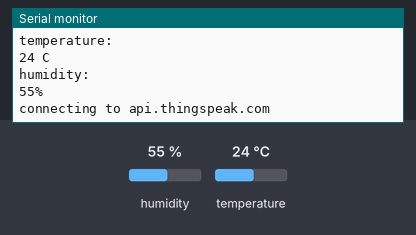
Bench run of a sketch on a simulated ESP8266 (NodeMCU). Parts: the last lines printed to the serial monitor. The test bench sets the inputs (shaded band); at power-on: humidity 55 %, temperature 24 °C. WiFi joins after 1.5 s; servers stay silent unless stated.

Above: at 2.7 s.
2.8 s: humidity set to 22 %
At 3.05 s:
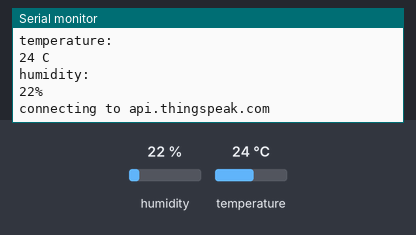
4.3 s: temperature set to 12 °C
5.8 s: humidity set to 40 %
At 5.99 s:
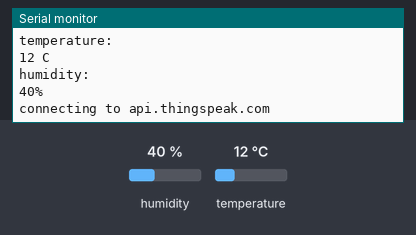
Timing chart, 0 to 8.8 s (numbered marks = the images above; inputs shaded):
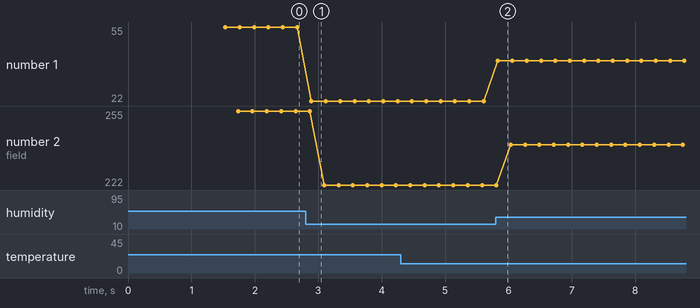

Measured:
- after the input at 2.8 s, the serial monitor: prints a new line after 0.09 s (image 1)
- after the input at 5.8 s, the serial monitor: prints a new line at once (image 2)
- plotted number 1: 55 → 22 after the input at 2.8 s, 22 → 40 after the input at 5.8 s
- plotted number 2: 255 → 222 after the input at 2.8 s, 222 → 240 after the input at 5.8 s

The sketch:

thingspeak_temp_graphical_pres.ino
```cpp
#include <SimpleDHT.h>
#include <ESP8266WiFi.h>
//#include <ArduinoJson.h>

const char* ssid     = "OS3-AP3";
const char* password = "Udt@Punj@b";
String apikey="TILFOHQLNHIHH7YQ";
const char* host = "api.thingspeak.com";
int pinDHT11 = 2;
SimpleDHT11 dht11;

void setup() {
  Serial.begin(115200);
  delay(10);

  // We start by connecting to a WiFi network
  Serial.println();
  Serial.println();
  Serial.print("Connecting to ");
  Serial.println(ssid);

  WiFi.begin(ssid, password);

  while (WiFi.status() != WL_CONNECTED) {
    delay(500);
    Serial.print(".");
  }
  Serial.println("");
  Serial.println("WiFi connected");
  Serial.println("IP address: ");
  Serial.println(WiFi.localIP());
}
void loop() {
  byte temperature = 0;
  byte humidity = 0;
  if (dht11.read(pinDHT11, &temperature, &humidity, NULL))
  { Serial.print("Read DHT11 failed");
    delay(1000);
  }
  else
  { Serial.println("temperature: ");
    Serial.print(temperature);
    Serial.print(" C\n");
    Serial.println("humidity: ");
    Serial.print(humidity);
    Serial.print("%\n");
  }

  Serial.print("connecting to ");
  Serial.println(host);

  // Use WiFiClient class to create TCP connections
  WiFiClient client;
  const int httpPort = 80;
  if (!client.connect(host, httpPort)) {
    Serial.println("connection failed");
    return;
  }
  // We now create a URI for the request
  String url = "/update?api_key=";
  url+=apikey;
  url+="&field1=";
  url+=String(temperature);
  url+="&field2";
  url+=String(humidity);
  url+="\r\n";
  Serial.print("Requesting URL: ");
  Serial.println(url);

  // This will send the request to the server
  client.print(String("GET ") + url + " HTTP/1.1\r\n" +
               "Host: " + host + "\r\n" +
               "Connection: close\r\n\r\n");

  // Read all the lines of the reply from server and print them to Serial

    Serial.println();
    Serial.println("closing connection");

}
```
